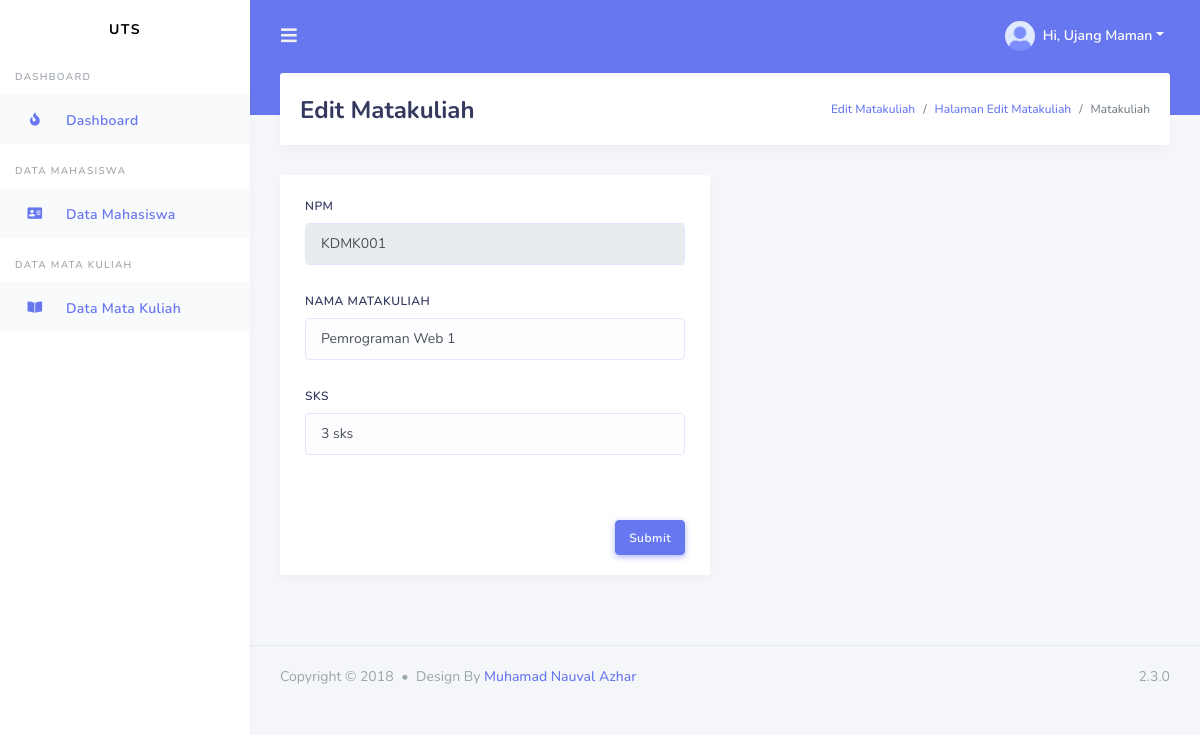
The app's page /Matakuliah/edit/KDMK001 with its own data.
### tables this page shows
CREATE TABLE `matakuliah` (
  `kd_matakuliah` varchar(10) NOT NULL,
  `nama_matakuliah` varchar(35) NOT NULL,
  `sks` varchar(10) NOT NULL
);

### application/controllers/Matakuliah.php (called while the page is built, shortened)
<?php
class Matakuliah extends CI_Controller {
	public function __construct()
	{
		$this->load->model("M_matakuliah");
		$this->load->library('form_validation');
	}
	public function edit($id){
		$where = array('kd_matakuliah' => $id);
		$data['matakuliah'] = $this->M_matakuliah->edit_data($where,'matakuliah')->result();
		$this->load->view("template/header");
		$this->load->view("template/sidebar");
		$this->load->view("template/form_edit_matakuliah", $data);
		$this->load->view("template/footer");
	}
}

### index.php (called while the page is built, shortened)
<?php
require_once BASEPATH.'core/CodeIgniter.php';

### application/models/M_matakuliah.php (called while the page is built, shortened)
<?php
class M_matakuliah extends CI_Model {
    public function edit_data($where,$table){
        return $this->db->get_where($table,$where);
    }
}
?>

### application/views/template/form_edit_matakuliah.php (the view, shortened to what this page needs)
<div class="main-content">
        <section class="section">
          <?php foreach($matakuliah as $matkul){?>
          <div class="section-header">
            <h1>Edit Matakuliah</h1>
            <div class="section-header-breadcrumb">
              <div class="breadcrumb-item active"><a href="#">Edit Matakuliah</a></div>
              <div class="breadcrumb-item"><a href="#">Halaman Edit Matakuliah</a></div>
              <div class="breadcrumb-item">Matakuliah</div>
            </div>
          </div>
          <div class="section-body">
              <div class="row">
                <div class="col-12 col-md-6 col-lg-6">
                  <div class="card">
                  <form class="needs-validation" novalidate="" action="<?php echo base_url().'Matakuliah/update'?>" method="post">
                    <div class="card-body">
                      <div class="form-group">
                        <label>NPM</label>
                        <input type="text" class="form-control <?php echo form_error('kd_matakuliah') ? 'is-invalid': ''?>" required="" name="kd_matakuliah" placeholder="Masukkan Npm" value="<?php echo $matkul->kd_matakuliah?>" readonly="">
                      </div>
                      <div class="form-group">
                        <label>NAMA MATAKULIAH</label>
                        <input type="text" class="form-control" required="" name="nama_matakuliah" value="<?php echo $matkul->nama_matakuliah?>">
                      </div>
                      <div class="form-group">
                        <label>SKS</label>
                        <input type="text" class="form-control" required="" name="sks" value="<?php echo $matkul->sks?>">
                      </div>
                    </div>
                    <div class="card-footer text-right">
                      <button class="btn btn-primary" type="submit">Submit</button>
                    </div>
                  </form>
                  <?php } ?>
                  </div>
                </div>
              </div>
          </div>
        </section>
      </div>

### records on screen
matakuliah: kd_matakuliah "KDMK001", nama_matakuliah "Pemrograman Web 1", sks "3 sks"
